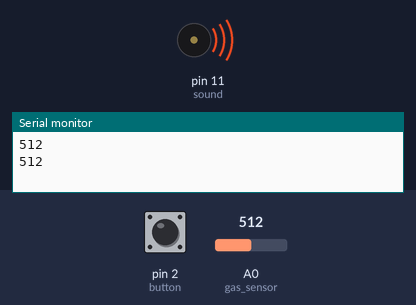
The sketch below on a simulated Arduino Uno, built with avr-gcc and run on an emulated ATmega328P. Parts: buzzer (waves = sounding), the last lines printed to the serial monitor. The inputs (shaded band) are chosen by the test bench; at power-on: A0 (gas_sensor) = 512, pin 2 (button) HIGH.

Above: at 11.3 s.
11.4 s: A0 (gas_sensor) set to 290
At 20.8 s:
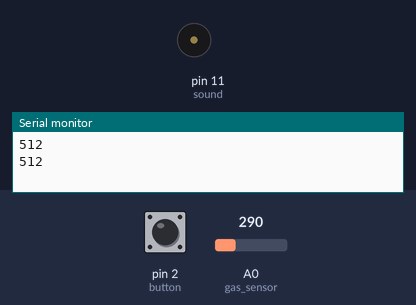
21.9 s: A0 (gas_sensor) set to 314
At 22.2 s:
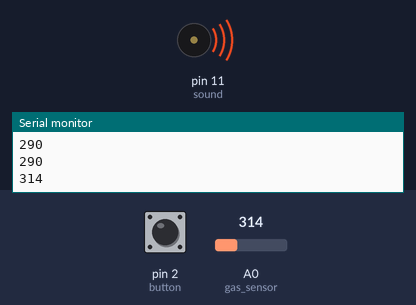
Timing chart, 0 to 40.0 s (numbered marks = the images above; inputs shaded):
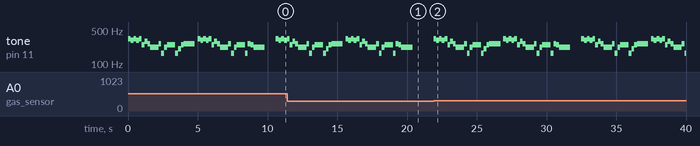

Measured:
- the behaviour switches between 300 and 301 on A0 (gas_sensor) (found by bisection; images 1 and 2)
- after the input at 11.4 s, tone on pin 11 (sound): goes on until 20.4 s, then stays silent
- after the input at 21.9 s, tone on pin 11 (sound): plays 330 Hz for 0.20 s, 311 Hz for 0.20 s, 330 Hz for 0.20 s, 311 Hz for 0.20 s, 330 Hz for 0.20 s, 247 Hz for 0.20 s … (62 notes in this stretch), starting at once
- by itself, tone on pin 11 (sound): plays 330 Hz for 0.20 s, 311 Hz for 0.20 s, 330 Hz for 0.20 s, 311 Hz for 0.20 s, 330 Hz for 0.20 s, 247 Hz for 0.20 s … (39 notes in this stretch)

The sketch:

gas_sensor.ino
```cpp
int button = 2;
int flag = 0;
int sound = 11;
const int interval=200;

void interrupt(){
   while(1){
   }
}


int gas_sensor= A0;

void setup()
{
  Serial.begin(9600);
  pinMode(gas_sensor,INPUT);

  pinMode(sound,OUTPUT);
  pinMode(2,INPUT);
  digitalWrite(button,1);
}

void loop()
{
  int val=analogRead(gas_sensor);
  Serial.println(val);
  // delay(100);
 if(val>300){
    attachInterrupt(0,interrupt, CHANGE);
    tone(sound,330,interval);
    delay(interval);
    tone(sound,311,interval);
    delay(interval);
    tone(sound,330,interval);
    delay(interval);
    tone(sound,311,interval);
    delay(interval);
    tone(sound,330,interval);
    delay(interval);
    tone(sound,247,interval);
    delay(interval);
    tone(sound,294,interval);
    delay(interval);
    tone(sound,262,interval);
    delay(interval);
    tone(sound,220,interval*4);
    delay(interval*3);
    tone(sound,262,interval);
    delay(interval);
    tone(sound,165,interval);
    delay(interval-1);
    tone(sound,220,interval);
    delay(interval);
    tone(sound,247,interval*4);
    delay(interval*3);
    tone(sound,165,interval);
    delay(interval);
    tone(sound,208,interval);
    delay(interval);
    tone(sound,247,interval);
    delay(interval);
    tone(sound,262,interval*4);
    delay(interval*5);

    tone(sound,330,interval);
    delay(interval);
    tone(sound,311,interval);
    delay(interval);
    tone(sound,330,interval);
    delay(interval);
    tone(sound,311,interval);
    delay(interval);
    tone(sound,330,interval);
    delay(interval);
    tone(sound,247,interval);
    delay(interval);
    tone(sound,294,interval);
    delay(interval);
    tone(sound,262,interval);
    delay(interval);
    tone(sound,220,interval*4);
    delay(interval*3);
    tone(sound,262,interval);
    delay(interval);
    tone(sound,165,interval);
    delay(interval-1);
    tone(sound,220,interval);
    delay(interval);
    tone(sound,247,interval*4);
    delay(interval*3);
    tone(sound,165,interval);
    delay(interval);
    tone(sound,262,interval);
    delay(interval);
    tone(sound,247,interval);
    delay(interval);
    tone(sound,220,interval*4);
    delay(interval*8);
 }


}
```

Kalman.cpp
```cpp
// (licence header left out)
#include "Kalman.h"

Kalman::Kalman() {
    /* We will set the variables like so, these can also be tuned by the user */
    Q_angle = 0.001f;
    Q_bias = 0.003f;
    R_measure = 0.03f;

    angle = 0.0f; // Reset the angle
    bias = 0.0f; // Reset bias

    P[0][0] = 0.0f; // Since we assume that the bias is 0 and we know the starting angle (use setAngle), the error covariance matrix is set like so - see: http://en.wikipedia.org/wiki/Kalman_filter#Example_application.2C_technical
    P[0][1] = 0.0f;
    P[1][0] = 0.0f;
    P[1][1] = 0.0f;
};

// The angle should be in degrees and the rate should be in degrees per second and the delta time in seconds
float Kalman::getAngle(float newAngle, float newRate, float dt) {
    // KasBot V2  -  Kalman filter module - http://www.x-firm.com/?page_id=145
    // Modified by Kristian Lauszus
    // See my blog post for more information: http://blog.tkjelectronics.dk/2012/09/a-practical-approach-to-kalman-filter-and-how-to-implement-it

    // Discrete Kalman filter time update equations - Time Update ("Predict")
    // Update xhat - Project the state ahead
    /* Step 1 */
    rate = newRate - bias;
    angle += dt * rate;

    // Update estimation error covariance - Project the error covariance ahead
    /* Step 2 */
    P[0][0] += dt * (dt*P[1][1] - P[0][1] - P[1][0] + Q_angle);
    P[0][1] -= dt * P[1][1];
    P[1][0] -= dt * P[1][1];
    P[1][1] += Q_bias * dt;

    // Discrete Kalman filter measurement update equations - Measurement Update ("Correct")
    // Calculate Kalman gain - Compute the Kalman gain
    /* Step 4 */
    float S = P[0][0] + R_measure; // Estimate error
    /* Step 5 */
    float K[2]; // Kalman gain - This is a 2x1 vector
    K[0] = P[0][0] / S;
    K[1] = P[1][0] / S;

    // Calculate angle and bias - Update estimate with measurement zk (newAngle)
    /* Step 3 */
    float y = newAngle - angle; // Angle difference
    /* Step 6 */
    angle += K[0] * y;
    bias += K[1] * y;

    // Calculate estimation error covariance - Update the error covariance
    /* Step 7 */
    float P00_temp = P[0][0];
    float P01_temp = P[0][1];

    P[0][0] -= K[0] * P00_temp;
    P[0][1] -= K[0] * P01_temp;
    P[1][0] -= K[1] * P00_temp;
    P[1][1] -= K[1] * P01_temp;

    return angle;
};

void Kalman::setAngle(float angle) { this->angle = angle; }; // Used to set angle, this should be set as the starting angle
float Kalman::getRate() { return this->rate; }; // Return the unbiased rate

/* These are used to tune the Kalman filter */
void Kalman::setQangle(float Q_angle) { this->Q_angle = Q_angle; };
void Kalman::setQbias(float Q_bias) { this->Q_bias = Q_bias; };
void Kalman::setRmeasure(float R_measure) { this->R_measure = R_measure; };

float Kalman::getQangle() { return this->Q_angle; };
float Kalman::getQbias() { return this->Q_bias; };
float Kalman::getRmeasure() { return this->R_measure; };
```

Kalman.h
```cpp
// (licence header left out)
#ifndef _Kalman_h_
#define _Kalman_h_

class Kalman {
public:
    Kalman();

    // The angle should be in degrees and the rate should be in degrees per second and the delta time in seconds
    float getAngle(float newAngle, float newRate, float dt);

    void setAngle(float angle); // Used to set angle, this should be set as the starting angle
    float getRate(); // Return the unbiased rate

    /* These are used to tune the Kalman filter */
    void setQangle(float Q_angle);
    /**
     * setQbias(float Q_bias)
     * Default value (0.003f) is in Kalman.cpp.
     * Raise this to follow input more closely,
     * lower this to smooth result of kalman filter.
     */
    void setQbias(float Q_bias);
    void setRmeasure(float R_measure);

    float getQangle();
    float getQbias();
    float getRmeasure();

private:
    /* Kalman filter variables */
    float Q_angle; // Process noise variance for the accelerometer
    float Q_bias; // Process noise variance for the gyro bias
    float R_measure; // Measurement noise variance - this is actually the variance of the measurement noise

    float angle; // The angle calculated by the Kalman filter - part of the 2x1 state vector
    float bias; // The gyro bias calculated by the Kalman filter - part of the 2x1 state vector
    float rate; // Unbiased rate calculated from the rate and the calculated bias - you have to call getAngle to update the rate

    float P[2][2]; // Error covariance matrix - This is a 2x2 matrix
};

#endif
```
